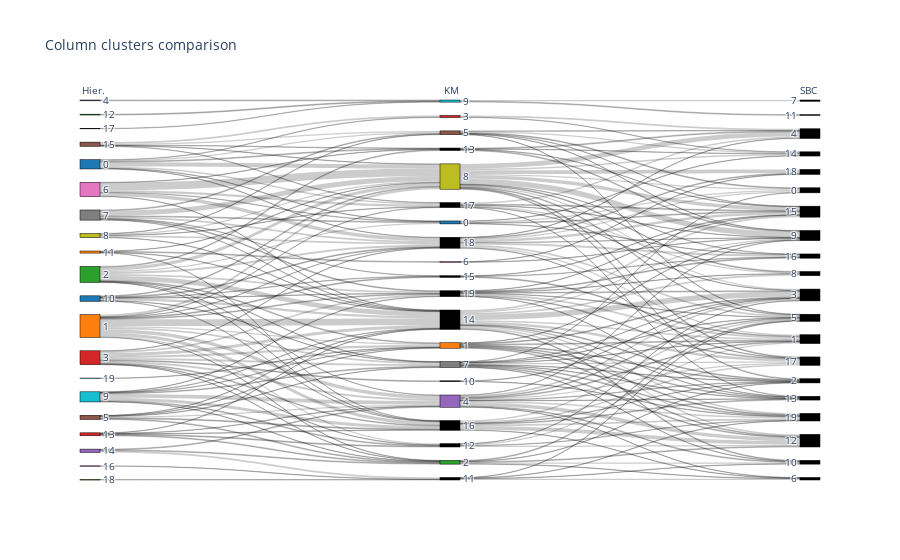

The code cell stored with this chart in its notebook:
### Code cell
sankey_plot(
    [pq_opt_part_custom.col_labels.tolist(), pq_opt_part_km.col_labels.tolist(), pq_opt_part_sbc.col_labels.tolist()],
    labels_titles=["Hier.", "KM", "SBC"],
    title="Column clusters comparison"
)

### Figure 1 — Plotly figure (JSON) as saved in the notebook; plotly's stock layout.template omitted (floating-point values rounded to 4 significant figures; data arrays with more than 128 entries replaced by an {"elided": "..."} marker saying what was removed)
{"data": [{"link": {"source": {"elided": "220 int values"}, "target": {"elided": "220 int values"}, "value": {"elided": "220 int values"}}, "node": {"color": ["#1f77b4", "#ff7f0e", "#2ca02c", "#d62728", "#9467bd", "#8c564b", "#e377c2", "#7f7f7f", "#bcbd22", "#17becf", "#1f77b4", "#ff7f0e", "#2ca02c", "#d62728", "#9467bd", "#8c564b", "#e377c2", "#7f7f7f", "#bcbd22", "#17becf", "#1f77b4", "#ff7f0e", "#2ca02c", "#d62728", "#9467bd", "#8c564b", "#e377c2", "#7f7f7f", "#bcbd22", "#17becf"], "label": ["0", "1", "2", "3", "4", "5", "6", "7", "8", "9", "10", "11", "12", "13", "14", "15", "16", "17", "18", "19", "0", "1", "2", "3", "4", "5", "6", "7", "8", "9", "10", "11", "12", "13", "14", "15", "16", "17", "18", "19", "0", "1", "2", "3", "4", "5", "6", "7", "8", "9", "10", "11", "12", "13", "14", "15", "16", "17", "18", "19"], "line": {"color": "black", "width": 0.5}, "pad": 15, "thickness": 20}, "type": "sankey"}], "layout": {"annotations": [{"showarrow": false, "text": "Hier.", "x": 0, "xref": "x", "y": 1.05, "yref": "paper"}, {"showarrow": false, "text": "KM", "x": 1, "xref": "x", "y": 1.05, "yref": "paper"}, {"showarrow": false, "text": "SBC", "x": 2, "xref": "x", "y": 1.05, "yref": "paper"}], "font": {"size": 10}, "plot_bgcolor": "rgba(0,0,0,0)", "title": {"text": "Column clusters comparison"}, "xaxis": {"showgrid": false, "visible": false, "zeroline": false}, "yaxis": {"showgrid": false, "visible": false, "zeroline": false}}}
